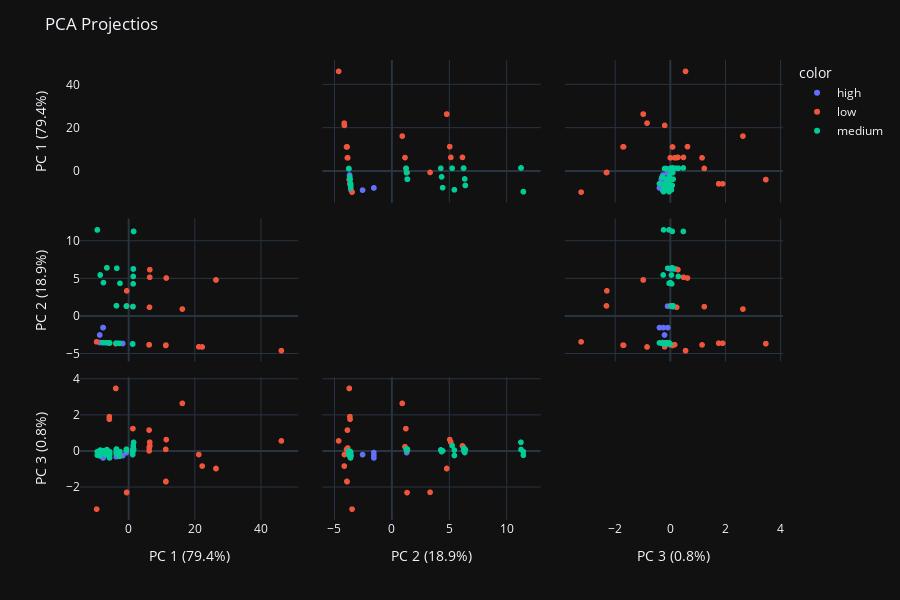

Source (notebook cell):
### Code cell
import plotly.express as px
from sklearn.decomposition import PCA

pca = PCA(n_components=3)
components = pca.fit_transform(data[features])
labels = {
    str(i): f"PC {i+1} ({var:.1f}%)"
    for i, var in enumerate(pca.explained_variance_ratio_ * 100)
}

fig = px.scatter_matrix(
    components,
    labels=labels,
    dimensions=range(3),
    color=data['Grade'],
    height=600,
    template='plotly_dark'
)
fig.update_traces(diagonal_visible=False)
fig.update_layout(title="PCA Projectios")
fig.show()

pio.write_image(fig, 
                '../reports/Projections from PCA.png',
                scale=1)

### Figure 1 — Plotly figure (JSON) as saved in the notebook; plotly's stock layout.template omitted (floating-point values rounded to 4 significant figures)
{"data": [{"diagonal": {"visible": false}, "dimensions": [{"axis": {"matches": true}, "label": "PC 1 (79.4%)", "values": [-8.75, -7.726, -6.762, 1.237, 1.329, 1.427, -7.735, -6.77, -1.76, -5.766, -3.759, 1.425, -5.768, 1.433, -7.726, -8.762, -0.6691, -5.771, -0.6712, -3.764, -3.764, -5.764, -2.767]}, {"axis": {"matches": true}, "label": "PC 2 (18.9%)", "values": [-2.514, -1.53, -3.552, -3.715, 1.279, 6.283, -1.536, -3.554, -3.648, -3.574, -3.608, 6.293, -3.572, 6.287, -1.53, -3.519, 1.318, -3.574, 1.328, -3.62, -3.612, -3.579, -3.622]}, {"axis": {"matches": true}, "label": "PC 3 (0.8%)", "values": [-0.1964, -0.2426, -0.2009, -0.1775, 0.117, 0.2218, -0.08038, -0.1571, -0.2548, -0.07192, -0.3131, 0.04402, -0.2278, 0.0222, -0.3798, -0.2691, 0.09066, -0.128, -0.08712, -0.09154, -0.1135, -0.1817, -0.2621]}], "hovertemplate": "color=high<br>%{xaxis.title.text}=%{x}<br>%{yaxis.title.text}=%{y}<extra></extra>", "legendgroup": "high", "marker": {"color": "#636efa", "symbol": "circle"}, "name": "high", "showlegend": true, "type": "splom"}, {"diagonal": {"visible": false}, "dimensions": [{"axis": {"matches": true}, "label": "PC 1 (79.4%)", "values": [26.45, -9.677, 1.297, 16.26, 22.26, 6.199, 11.28, 46.23, -5.827, -3.87, -0.5984, -5.826, 26.44, -3.673, 6.418, 11.27, 21.23, -3.88, -0.5597, 6.324, 6.218, 6.226, 11.39, 11.23, 6.393, -6.572]}, {"axis": {"matches": true}, "label": "PC 2 (18.9%)", "values": [4.821, -3.43, 1.258, 0.9426, -4.11, -3.836, -3.882, -4.601, -3.608, -3.677, 1.361, -3.617, 4.823, 1.387, 6.192, -3.865, -4.093, -3.668, 3.368, 1.182, -3.809, -3.816, 5.082, -3.911, 5.181, 6.434]}, {"axis": {"matches": true}, "label": "PC 3 (0.8%)", "values": [-0.9654, -3.223, 1.247, 2.65, -0.8314, 1.166, -1.683, 0.5661, 1.768, 3.479, -2.305, 1.914, -0.9722, 0.03056, 0.2894, -1.702, -0.1907, 3.483, -2.289, 0.2439, 0.1709, 0.01192, 0.6376, 0.09508, 0.492, 0.07866]}], "hovertemplate": "color=low<br>%{xaxis.title.text}=%{x}<br>%{yaxis.title.text}=%{y}<extra></extra>", "legendgroup": "low", "marker": {"color": "#EF553B", "symbol": "circle"}, "name": "low", "showlegend": true, "type": "splom"}, {"diagonal": {"visible": false}, "dimensions": [{"axis": {"matches": true}, "label": "PC 1 (79.4%)", "values": [-6.773, 1.381, 1.422, -5.776, -3.572, -7.774, -8.588, -9.471, -6.582, 1.507, -2.616, -2.77, -5.768, 1.327, -7.62, -5.774, -6.776, 1.229, -5.774, 1.236, -8.597, -9.466, 1.519, -2.768, -5.772, 1.222, -3.68, -3.775, -3.774, -0.678, -3.679, 1.231, 1.395, -0.6718]}, {"axis": {"matches": true}, "label": "PC 2 (18.9%)", "values": [-3.55, 4.303, 6.292, -3.565, 6.385, -3.543, 5.485, 11.5, 6.443, 11.29, 4.375, -3.626, -3.567, 1.282, 4.464, -3.57, -3.552, -3.716, -3.576, -3.712, 5.48, 11.5, 11.29, -3.637, -3.581, -3.702, 1.393, -3.61, -3.603, 1.317, 1.375, -3.709, 5.291, 1.321]}, {"axis": {"matches": true}, "label": "PC 3 (0.8%)", "values": [-0.2077, 0.06527, 0.1438, -0.06878, -0.07965, -0.09638, -0.2442, -0.03235, 0.0818, 0.4875, -0.02928, -0.2908, -0.3782, 0.09831, 0.01474, -0.1786, -0.1079, -0.1337, -0.02816, -0.1961, 0.05519, -0.232, 0.08827, -0.2502, -0.1379, 0.003355, 0.0843, -0.1203, -0.1103, 0.1025, 0.1149, 0.01345, 0.3058, 0.04007]}], "hovertemplate": "color=medium<br>%{xaxis.title.text}=%{x}<br>%{yaxis.title.text}=%{y}<extra></extra>", "legendgroup": "medium", "marker": {"color": "#00cc96", "symbol": "circle"}, "name": "medium", "showlegend": true, "type": "splom"}], "layout": {"dragmode": "select", "height": 600, "legend": {"title": {"text": "color"}, "tracegroupgap": 0}, "margin": {"t": 60}, "title": {"text": "PCA Projectios"}}}
